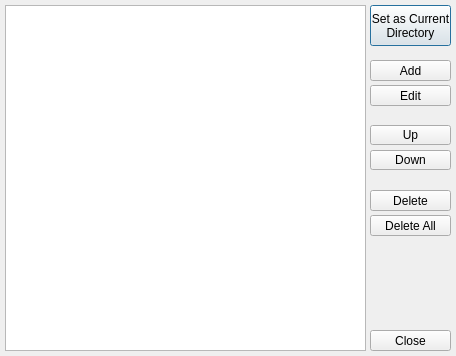
<?xml version="1.0" encoding="UTF-8"?>
<ui version="4.0">
 <class>WoWDirManager</class>
 <widget class="QDialog" name="WoWDirManager">
  <property name="geometry">
   <rect>
    <x>0</x>
    <y>0</y>
    <width>456</width>
    <height>356</height>
   </rect>
  </property>
  <property name="windowTitle">
   <string comment="WDM_Title">WoW Directory Manager</string>
  </property>
  <property name="windowIcon">
   <iconset resource="../resources.qrc">
    <normaloff>:/WoW Versions/WoWIcon1-Vanilla</normaloff>:/WoW Versions/WoWIcon1-Vanilla</iconset>
  </property>
  <property name="sizeGripEnabled">
   <bool>false</bool>
  </property>
  <property name="modal">
   <bool>true</bool>
  </property>
  <widget class="QDialogButtonBox" name="buttonBox">
   <property name="geometry">
    <rect>
     <x>370</x>
     <y>330</y>
     <width>81</width>
     <height>21</height>
    </rect>
   </property>
   <property name="orientation">
    <enum>Qt::Vertical</enum>
   </property>
   <property name="standardButtons">
    <set>QDialogButtonBox::Close</set>
   </property>
  </widget>
  <widget class="QListWidget" name="WDM_List">
   <property name="geometry">
    <rect>
     <x>5</x>
     <y>5</y>
     <width>361</width>
     <height>346</height>
    </rect>
   </property>
   <property name="horizontalScrollBarPolicy">
    <enum>Qt::ScrollBarAsNeeded</enum>
   </property>
   <property name="editTriggers">
    <set>QAbstractItemView::NoEditTriggers</set>
   </property>
   <property name="showDropIndicator" stdset="0">
    <bool>false</bool>
   </property>
   <property name="alternatingRowColors">
    <bool>true</bool>
   </property>
   <property name="iconSize">
    <size>
     <width>24</width>
     <height>24</height>
    </size>
   </property>
   <property name="viewMode">
    <enum>QListView::ListMode</enum>
   </property>
   <property name="uniformItemSizes">
    <bool>false</bool>
   </property>
  </widget>
  <widget class="QPushButton" name="WDM_bDirAdd">
   <property name="geometry">
    <rect>
     <x>370</x>
     <y>60</y>
     <width>81</width>
     <height>21</height>
    </rect>
   </property>
   <property name="text">
    <string>Add</string>
   </property>
   <property name="default">
    <bool>false</bool>
   </property>
  </widget>
  <widget class="QPushButton" name="WDM_bDirDelete">
   <property name="geometry">
    <rect>
     <x>370</x>
     <y>190</y>
     <width>81</width>
     <height>21</height>
    </rect>
   </property>
   <property name="text">
    <string>Delete</string>
   </property>
  </widget>
  <widget class="QPushButton" name="WDM_bDirUp">
   <property name="geometry">
    <rect>
     <x>370</x>
     <y>125</y>
     <width>81</width>
     <height>20</height>
    </rect>
   </property>
   <property name="text">
    <string>Up</string>
   </property>
  </widget>
  <widget class="QPushButton" name="WDM_bDirDown">
   <property name="geometry">
    <rect>
     <x>370</x>
     <y>150</y>
     <width>81</width>
     <height>20</height>
    </rect>
   </property>
   <property name="text">
    <string>Down</string>
   </property>
  </widget>
  <widget class="QPushButton" name="WDM_bDirEdit">
   <property name="geometry">
    <rect>
     <x>370</x>
     <y>85</y>
     <width>81</width>
     <height>21</height>
    </rect>
   </property>
   <property name="text">
    <string>Edit</string>
   </property>
  </widget>
  <widget class="QPushButton" name="WDM_bDirDeleteAll">
   <property name="geometry">
    <rect>
     <x>370</x>
     <y>215</y>
     <width>81</width>
     <height>21</height>
    </rect>
   </property>
   <property name="text">
    <string>Delete All</string>
   </property>
  </widget>
  <widget class="QPushButton" name="WDM_bDirMakeCurrent">
   <property name="geometry">
    <rect>
     <x>370</x>
     <y>5</y>
     <width>81</width>
     <height>41</height>
    </rect>
   </property>
   <property name="text">
    <string>Set as Current
Directory</string>
   </property>
   <property name="default">
    <bool>true</bool>
   </property>
  </widget>
 </widget>
 <tabstops>
  <tabstop>WDM_List</tabstop>
  <tabstop>WDM_bDirAdd</tabstop>
  <tabstop>WDM_bDirEdit</tabstop>
  <tabstop>WDM_bDirUp</tabstop>
  <tabstop>WDM_bDirDown</tabstop>
  <tabstop>WDM_bDirDelete</tabstop>
  <tabstop>WDM_bDirDeleteAll</tabstop>
  <tabstop>buttonBox</tabstop>
 </tabstops>
 <resources>
  <include location="../resources.qrc"/>
 </resources>
 <connections>
  <connection>
   <sender>buttonBox</sender>
   <signal>accepted()</signal>
   <receiver>WoWDirManager</receiver>
   <slot>accept()</slot>
   <hints>
    <hint type="sourcelabel">
     <x>370</x>
     <y>350</y>
    </hint>
    <hint type="destinationlabel">
     <x>157</x>
     <y>274</y>
    </hint>
   </hints>
  </connection>
  <connection>
   <sender>buttonBox</sender>
   <signal>rejected()</signal>
   <receiver>WoWDirManager</receiver>
   <slot>reject()</slot>
   <hints>
    <hint type="sourcelabel">
     <x>396</x>
     <y>350</y>
    </hint>
    <hint type="destinationlabel">
     <x>286</x>
     <y>274</y>
    </hint>
   </hints>
  </connection>
 </connections>
</ui>
